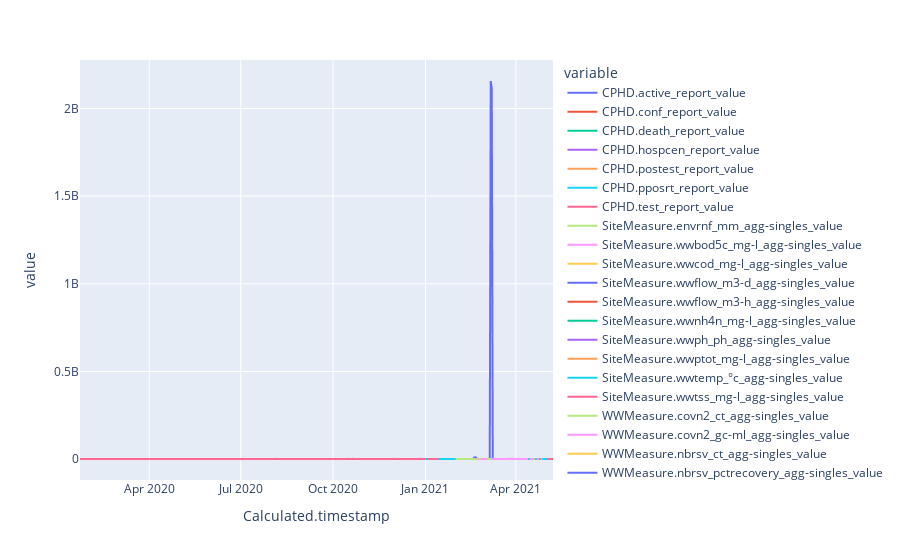

The notebook cell saved with this chart:
### Code cell
cols = [col for col in df.columns if "value" in col]
px.line(df[cols])

### Figure 1 — Plotly figure (JSON) as saved in the notebook; plotly's stock layout.template omitted (floating-point values rounded to 4 significant figures; data arrays with more than 128 entries replaced by an {"elided": "..."} marker saying what was removed)
{"data": [{"hovertemplate": "variable=CPHD.active_report_value<br>Calculated.timestamp=%{x}<br>value=%{y}<extra></extra>", "legendgroup": "CPHD.active_report_value", "line": {"color": "#636efa", "dash": "solid"}, "mode": "lines", "name": "CPHD.active_report_value", "showlegend": true, "type": "scattergl", "x": {"elided": "472 str values"}, "xaxis": "x", "y": {"elided": "472 int values"}, "yaxis": "y"}, {"hovertemplate": "variable=CPHD.conf_report_value<br>Calculated.timestamp=%{x}<br>value=%{y}<extra></extra>", "legendgroup": "CPHD.conf_report_value", "line": {"color": "#EF553B", "dash": "solid"}, "mode": "lines", "name": "CPHD.conf_report_value", "showlegend": true, "type": "scattergl", "x": {"elided": "472 str values"}, "xaxis": "x", "y": {"elided": "472 int values"}, "yaxis": "y"}, {"hovertemplate": "variable=CPHD.death_report_value<br>Calculated.timestamp=%{x}<br>value=%{y}<extra></extra>", "legendgroup": "CPHD.death_report_value", "line": {"color": "#00cc96", "dash": "solid"}, "mode": "lines", "name": "CPHD.death_report_value", "showlegend": true, "type": "scattergl", "x": {"elided": "472 str values"}, "xaxis": "x", "y": {"elided": "472 int values"}, "yaxis": "y"}, {"hovertemplate": "variable=CPHD.hospcen_report_value<br>Calculated.timestamp=%{x}<br>value=%{y}<extra></extra>", "legendgroup": "CPHD.hospcen_report_value", "line": {"color": "#ab63fa", "dash": "solid"}, "mode": "lines", "name": "CPHD.hospcen_report_value", "showlegend": true, "type": "scattergl", "x": {"elided": "472 str values"}, "xaxis": "x", "y": {"elided": "472 int values"}, "yaxis": "y"}, {"hovertemplate": "variable=CPHD.postest_report_value<br>Calculated.timestamp=%{x}<br>value=%{y}<extra></extra>", "legendgroup": "CPHD.postest_report_value", "line": {"color": "#FFA15A", "dash": "solid"}, "mode": "lines", "name": "CPHD.postest_report_value", "showlegend": true, "type": "scattergl", "x": {"elided": "472 str values"}, "xaxis": "x", "y": {"elided": "472 int values"}, "yaxis": "y"}, {"hovertemplate": "variable=CPHD.pposrt_report_value<br>Calculated.timestamp=%{x}<br>value=%{y}<extra></extra>", "legendgroup": "CPHD.pposrt_report_value", "line": {"color": "#19d3f3", "dash": "solid"}, "mode": "lines", "name": "CPHD.pposrt_report_value", "showlegend": true, "type": "scattergl", "x": {"elided": "472 str values"}, "xaxis": "x", "y": {"elided": "472 float values"}, "yaxis": "y"}, {"hovertemplate": "variable=CPHD.test_report_value<br>Calculated.timestamp=%{x}<br>value=%{y}<extra></extra>", "legendgroup": "CPHD.test_report_value", "line": {"color": "#FF6692", "dash": "solid"}, "mode": "lines", "name": "CPHD.test_report_value", "showlegend": true, "type": "scattergl", "x": {"elided": "472 str values"}, "xaxis": "x", "y": {"elided": "472 int values"}, "yaxis": "y"}, {"hovertemplate": "variable=SiteMeasure.envrnf_mm_agg-singles_value<br>Calculated.timestamp=%{x}<br>value=%{y}<extra></extra>", "legendgroup": "SiteMeasure.envrnf_mm_agg-singles_value", "line": {"color": "#B6E880", "dash": "solid"}, "mode": "lines", "name": "SiteMeasure.envrnf_mm_agg-singles_value", "showlegend": true, "type": "scattergl", "x": {"elided": "472 str values"}, "xaxis": "x", "y": {"elided": "472 float values"}, "yaxis": "y"}, {"hovertemplate": "variable=SiteMeasure.wwbod5c_mg-l_agg-singles_value<br>Calculated.timestamp=%{x}<br>value=%{y}<extra></extra>", "legendgroup": "SiteMeasure.wwbod5c_mg-l_agg-singles_value", "line": {"color": "#FF97FF", "dash": "solid"}, "mode": "lines", "name": "SiteMeasure.wwbod5c_mg-l_agg-singles_value", "showlegend": true, "type": "scattergl", "x": {"elided": "472 str values"}, "xaxis": "x", "y": {"elided": "472 int values"}, "yaxis": "y"}, {"hovertemplate": "variable=SiteMeasure.wwcod_mg-l_agg-singles_value<br>Calculated.timestamp=%{x}<br>value=%{y}<extra></extra>", "legendgroup": "SiteMeasure.wwcod_mg-l_agg-singles_value", "line": {"color": "#FECB52", "dash": "solid"}, "mode": "lines", "name": "SiteMeasure.wwcod_mg-l_agg-singles_value", "showlegend": true, "type": "scattergl", "x": {"elided": "472 str values"}, "xaxis": "x", "y": {"elided": "472 int values"}, "yaxis": "y"}, {"hovertemplate": "variable=SiteMeasure.wwflow_m3-d_agg-singles_value<br>Calculated.timestamp=%{x}<br>value=%{y}<extra></extra>", "legendgroup": "SiteMeasure.wwflow_m3-d_agg-singles_value", "line": {"color": "#636efa", "dash": "solid"}, "mode": "lines", "name": "SiteMeasure.wwflow_m3-d_agg-singles_value", "showlegend": true, "type": "scattergl", "x": {"elided": "472 str values"}, "xaxis": "x", "y": {"elided": "472 int values"}, "yaxis": "y"}, {"hovertemplate": "variable=SiteMeasure.wwflow_m3-h_agg-singles_value<br>Calculated.timestamp=%{x}<br>value=%{y}<extra></extra>", "legendgroup": "SiteMeasure.wwflow_m3-h_agg-singles_value", "line": {"color": "#EF553B", "dash": "solid"}, "mode": "lines", "name": "SiteMeasure.wwflow_m3-h_agg-singles_value", "showlegend": true, "type": "scattergl", "x": {"elided": "472 str values"}, "xaxis": "x", "y": {"elided": "472 float values"}, "yaxis": "y"}, {"hovertemplate": "variable=SiteMeasure.wwnh4n_mg-l_agg-singles_value<br>Calculated.timestamp=%{x}<br>value=%{y}<extra></extra>", "legendgroup": "SiteMeasure.wwnh4n_mg-l_agg-singles_value", "line": {"color": "#00cc96", "dash": "solid"}, "mode": "lines", "name": "SiteMeasure.wwnh4n_mg-l_agg-singles_value", "showlegend": true, "type": "scattergl", "x": {"elided": "472 str values"}, "xaxis": "x", "y": {"elided": "472 float values"}, "yaxis": "y"}, {"hovertemplate": "variable=SiteMeasure.wwph_ph_agg-singles_value<br>Calculated.timestamp=%{x}<br>value=%{y}<extra></extra>", "legendgroup": "SiteMeasure.wwph_ph_agg-singles_value", "line": {"color": "#ab63fa", "dash": "solid"}, "mode": "lines", "name": "SiteMeasure.wwph_ph_agg-singles_value", "showlegend": true, "type": "scattergl", "x": {"elided": "472 str values"}, "xaxis": "x", "y": {"elided": "472 float values"}, "yaxis": "y"}, {"hovertemplate": "variable=SiteMeasure.wwptot_mg-l_agg-singles_value<br>Calculated.timestamp=%{x}<br>value=%{y}<extra></extra>", "legendgroup": "SiteMeasure.wwptot_mg-l_agg-singles_value", "line": {"color": "#FFA15A", "dash": "solid"}, "mode": "lines", "name": "SiteMeasure.wwptot_mg-l_agg-singles_value", "showlegend": true, "type": "scattergl", "x": {"elided": "472 str values"}, "xaxis": "x", "y": {"elided": "472 float values"}, "yaxis": "y"}, {"hovertemplate": "variable=SiteMeasure.wwtemp_°c_agg-singles_value<br>Calculated.timestamp=%{x}<br>value=%{y}<extra></extra>", "legendgroup": "SiteMeasure.wwtemp_°c_agg-singles_value", "line": {"color": "#19d3f3", "dash": "solid"}, "mode": "lines", "name": "SiteMeasure.wwtemp_°c_agg-singles_value", "showlegend": true, "type": "scattergl", "x": {"elided": "472 str values"}, "xaxis": "x", "y": {"elided": "472 float values"}, "yaxis": "y"}, {"hovertemplate": "variable=SiteMeasure.wwtss_mg-l_agg-singles_value<br>Calculated.timestamp=%{x}<br>value=%{y}<extra></extra>", "legendgroup": "SiteMeasure.wwtss_mg-l_agg-singles_value", "line": {"color": "#FF6692", "dash": "solid"}, "mode": "lines", "name": "SiteMeasure.wwtss_mg-l_agg-singles_value", "showlegend": true, "type": "scattergl", "x": {"elided": "472 str values"}, "xaxis": "x", "y": {"elided": "472 int values"}, "yaxis": "y"}, {"hovertemplate": "variable=WWMeasure.covn2_ct_agg-singles_value<br>Calculated.timestamp=%{x}<br>value=%{y}<extra></extra>", "legendgroup": "WWMeasure.covn2_ct_agg-singles_value", "line": {"color": "#B6E880", "dash": "solid"}, "mode": "lines", "name": "WWMeasure.covn2_ct_agg-singles_value", "showlegend": true, "type": "scattergl", "x": {"elided": "472 str values"}, "xaxis": "x", "y": {"elided": "472 float values"}, "yaxis": "y"}, {"hovertemplate": "variable=WWMeasure.covn2_gc-ml_agg-singles_value<br>Calculated.timestamp=%{x}<br>value=%{y}<extra></extra>", "legendgroup": "WWMeasure.covn2_gc-ml_agg-singles_value", "line": {"color": "#FF97FF", "dash": "solid"}, "mode": "lines", "name": "WWMeasure.covn2_gc-ml_agg-singles_value", "showlegend": true, "type": "scattergl", "x": {"elided": "472 str values"}, "xaxis": "x", "y": {"elided": "472 float values"}, "yaxis": "y"}, {"hovertemplate": "variable=WWMeasure.nbrsv_ct_agg-singles_value<br>Calculated.timestamp=%{x}<br>value=%{y}<extra></extra>", "legendgroup": "WWMeasure.nbrsv_ct_agg-singles_value", "line": {"color": "#FECB52", "dash": "solid"}, "mode": "lines", "name": "WWMeasure.nbrsv_ct_agg-singles_value", "showlegend": true, "type": "scattergl", "x": {"elided": "472 str values"}, "xaxis": "x", "y": {"elided": "472 float values"}, "yaxis": "y"}, {"hovertemplate": "variable=WWMeasure.nbrsv_pctrecovery_agg-singles_value<br>Calculated.timestamp=%{x}<br>value=%{y}<extra></extra>", "legendgroup": "WWMeasure.nbrsv_pctrecovery_agg-singles_value", "line": {"color": "#636efa", "dash": "solid"}, "mode": "lines", "name": "WWMeasure.nbrsv_pctrecovery_agg-singles_value", "showlegend": true, "type": "scattergl", "x": {"elided": "472 str values"}, "xaxis": "x", "y": {"elided": "472 float values"}, "yaxis": "y"}, {"hovertemplate": "variable=WWMeasure.npmmov_ct_agg-singles_value<br>Calculated.timestamp=%{x}<br>value=%{y}<extra></extra>", "legendgroup": "WWMeasure.npmmov_ct_agg-singles_value", "line": {"color": "#EF553B", "dash": "solid"}, "mode": "lines", "name": "WWMeasure.npmmov_ct_agg-singles_value", "showlegend": true, "type": "scattergl", "x": {"elided": "472 str values"}, "xaxis": "x", "y": {"elided": "472 float values"}, "yaxis": "y"}, {"hovertemplate": "variable=WWMeasure.npmmov_gc-ml_agg-singles_value<br>Calculated.timestamp=%{x}<br>value=%{y}<extra></extra>", "legendgroup": "WWMeasure.npmmov_gc-ml_agg-singles_value", "line": {"color": "#00cc96", "dash": "solid"}, "mode": "lines", "name": "WWMeasure.npmmov_gc-ml_agg-singles_value", "showlegend": true, "type": "scattergl", "x": {"elided": "472 str values"}, "xaxis": "x", "y": {"elided": "472 float values"}, "yaxis": "y"}, {"hovertemplate": "variable=WWMeasure.wqcond_us-cm_agg-singles_value<br>Calculated.timestamp=%{x}<br>value=%{y}<extra></extra>", "legendgroup": "WWMeasure.wqcond_us-cm_agg-singles_value", "line": {"color": "#ab63fa", "dash": "solid"}, "mode": "lines", "name": "WWMeasure.wqcond_us-cm_agg-singles_value", "showlegend": true, "type": "scattergl", "x": {"elided": "472 str values"}, "xaxis": "x", "y": {"elided": "472 float values"}, "yaxis": "y"}, {"hovertemplate": "variable=WWMeasure.wqnh4n_mg-l_agg-singles_value<br>Calculated.timestamp=%{x}<br>value=%{y}<extra></extra>", "legendgroup": "WWMeasure.wqnh4n_mg-l_agg-singles_value", "line": {"color": "#FFA15A", "dash": "solid"}, "mode": "lines", "name": "WWMeasure.wqnh4n_mg-l_agg-singles_value", "showlegend": true, "type": "scattergl", "x": {"elided": "472 str values"}, "xaxis": "x", "y": {"elided": "472 float values"}, "yaxis": "y"}, {"hovertemplate": "variable=WWMeasure.wqph_ph_agg-singles_value<br>Calculated.timestamp=%{x}<br>value=%{y}<extra></extra>", "legendgroup": "WWMeasure.wqph_ph_agg-singles_value", "line": {"color": "#19d3f3", "dash": "solid"}, "mode": "lines", "name": "WWMeasure.wqph_ph_agg-singles_value", "showlegend": true, "type": "scattergl", "x": {"elided": "472 str values"}, "xaxis": "x", "y": {"elided": "472 float values"}, "yaxis": "y"}, {"hovertemplate": "variable=WWMeasure.wqts_mg-l_agg-singles_value<br>Calculated.timestamp=%{x}<br>value=%{y}<extra></extra>", "legendgroup": "WWMeasure.wqts_mg-l_agg-singles_value", "line": {"color": "#FF6692", "dash": "solid"}, "mode": "lines", "name": "WWMeasure.wqts_mg-l_agg-singles_value", "showlegend": true, "type": "scattergl", "x": {"elided": "472 str values"}, "xaxis": "x", "y": {"elided": "472 float values"}, "yaxis": "y"}, {"hovertemplate": "variable=WWMeasure.wqtss_mg-l_agg-singles_value<br>Calculated.timestamp=%{x}<br>value=%{y}<extra></extra>", "legendgroup": "WWMeasure.wqtss_mg-l_agg-singles_value", "line": {"color": "#B6E880", "dash": "solid"}, "mode": "lines", "name": "WWMeasure.wqtss_mg-l_agg-singles_value", "showlegend": true, "type": "scattergl", "x": {"elided": "472 str values"}, "xaxis": "x", "y": {"elided": "472 float values"}, "yaxis": "y"}, {"hovertemplate": "variable=WWMeasure.wqturb_ntu_agg-singles_value<br>Calculated.timestamp=%{x}<br>value=%{y}<extra></extra>", "legendgroup": "WWMeasure.wqturb_ntu_agg-singles_value", "line": {"color": "#FF97FF", "dash": "solid"}, "mode": "lines", "name": "WWMeasure.wqturb_ntu_agg-singles_value", "showlegend": true, "type": "scattergl", "x": {"elided": "472 str values"}, "xaxis": "x", "y": {"elided": "472 float values"}, "yaxis": "y"}], "layout": {"legend": {"title": {"text": "variable"}, "tracegroupgap": 0}, "margin": {"t": 60}, "xaxis": {"anchor": "y", "domain": [0, 1], "title": {"text": "Calculated.timestamp"}}, "yaxis": {"anchor": "x", "domain": [0, 1], "title": {"text": "value"}}}}
